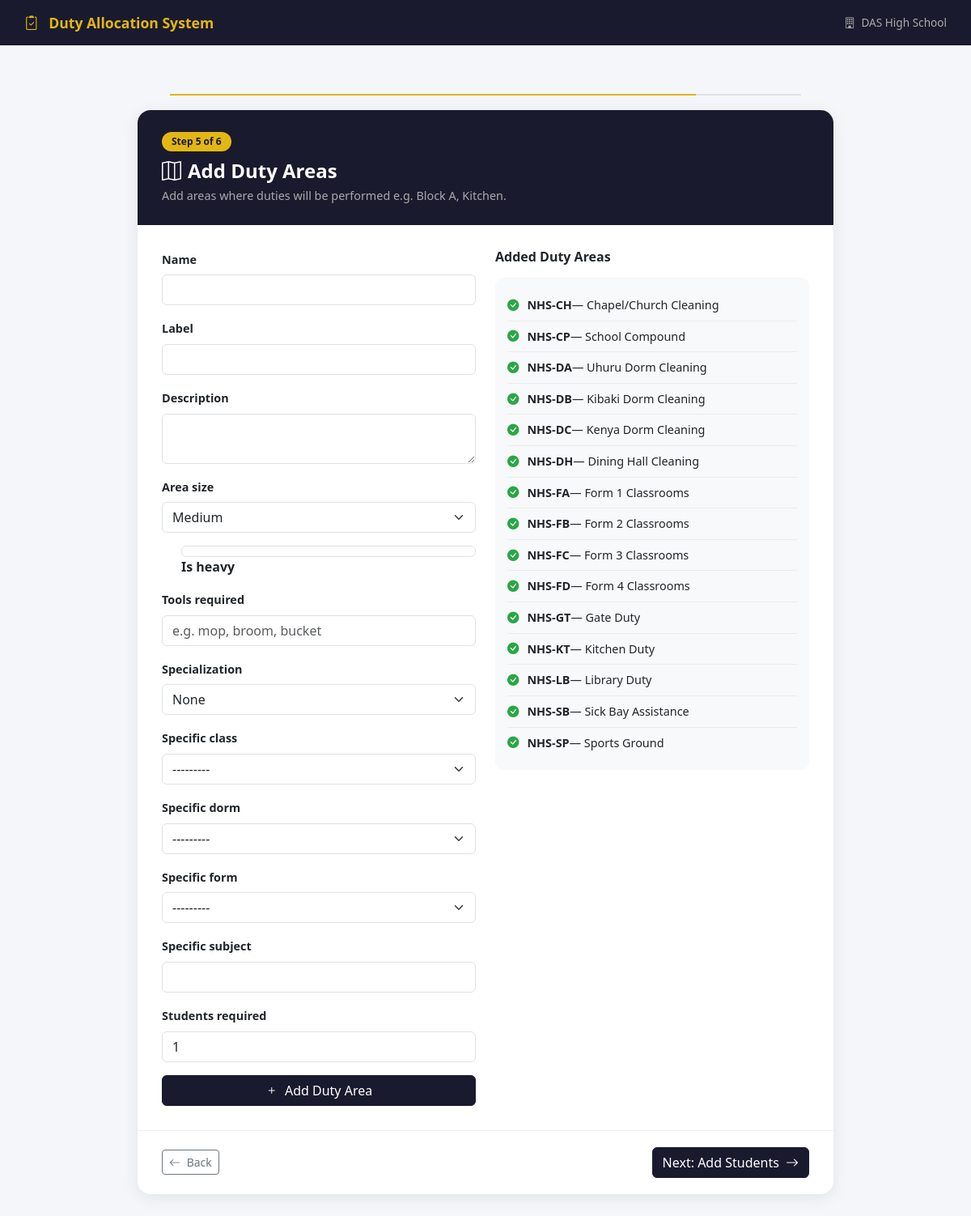
/schools/setup/duty-areas/ (signed in), run on the app's committed database.
### accounts/models.py (models this page shows, shortened)
class User(AbstractUser):
    ROLES = [
        ('superadmin', 'Super Admin'),
        ('admin', 'School Admin'),
        ('prefect', 'Prefect'),
    ]
    role = models.CharField(max_length=20, choices=ROLES, default='prefect')
    school = models.ForeignKey(
        'schools.School',
        on_delete=models.SET_NULL,
        null=True, blank=True,
        related_name='users'
    )

### schools/models.py (models this page shows)
class School(models.Model):
    name        = models.CharField(max_length=200)
    code        = models.CharField(max_length=20, unique=True)
    address     = models.TextField(blank=True)
    logo        = models.ImageField(upload_to='school_logos/', blank=True, null=True)
    motto       = models.CharField(max_length=200, blank=True)
    email = models.EmailField(unique=True, blank=True, default='')
    phone       = models.CharField(max_length=20, blank=True)
    is_active   = models.BooleanField(default=True)
    registered_at = models.DateTimeField(auto_now_add=True)
    def __str__(self):
        return self.name

### duties/models.py (models this page shows, shortened)
class DutyArea(models.Model):
    SIZE_CHOICES = [
        ('small',  'Small'),
        ('medium', 'Medium'),
        ('large',  'Large'),
    ]
    SPECIALIZATION_CHOICES = [
        ('none',     'None'),
        ('class',    'Class Based'),
        ('dorm',     'Dorm Based'),
        ('form',     'Form Based'),
        ('subject',  'Subject Based'),
    ]
    school          = models.ForeignKey(School, on_delete=models.CASCADE, related_name='duty_areas')
    name            = models.CharField(max_length=100)   # e.g. "Block A Corridor"
    label           = models.CharField(max_length=50)    # e.g. "A1", "D3"
    description     = models.TextField(blank=True)
    area_size       = models.CharField(max_length=10, choices=SIZE_CHOICES, default='medium')
    is_heavy        = models.BooleanField(default=False)
    tools_required  = models.TextField(blank=True)       # e.g. "mop, bucket, broom"
    specialization  = models.CharField(max_length=20, choices=SPECIALIZATION_CHOICES, default='none')
    specific_class  = models.ForeignKey(Class, on_delete=models.SET_NULL, null=True, blank=True, related_name='+')
    specific_dorm   = models.ForeignKey(Dorm,  on_delete=models.SET_NULL, null=True, blank=True, related_name='+')
    specific_form   = models.ForeignKey(Form,  on_delete=models.SET_NULL, null=True, blank=True, related_name='+')
    specific_subject = models.CharField(max_length=100, blank=True)
    students_required = models.PositiveIntegerField(default=1)
    is_active = models.BooleanField(default=True)
    class Meta:
        unique_together = ('school', 'label')
        ordering = ['label']

### schools/wizard.py (the view, shortened to what this page needs)
# urls.py: path('setup/duty-areas/',   wizard.wizard_duty_areas, name='wizard_duty_areas'),
@login_required
def wizard_duty_areas(request):
    school = get_school(request)
    wizard = get_or_create_wizard(school)
    form   = DutyAreaForm(school, request.POST or None)
    if 'next' in request.GET:
        if DutyArea.objects.filter(school=school).exists():
            return redirect('wizard_students')
        else:
            messages.error(request, "Add at least one duty area before continuing.")
    existing = DutyArea.objects.filter(school=school)
    return render(request, 'wizard/step_duty_areas.html', {
        'form':     form,
        'existing': existing,
        'wizard':   wizard,
        'step':     5,
    })

### duties/forms.py
class DutyAreaForm(forms.ModelForm):
    class Meta:
        model  = DutyArea
        fields = [
            'name', 'label', 'description',
            'area_size', 'is_heavy', 'tools_required',
            'specialization', 'specific_class',
            'specific_dorm', 'specific_form', 'specific_subject',
            'students_required',
        ]
        widgets = {
            'description':    forms.Textarea(attrs={'rows': 2}),
            'tools_required': forms.TextInput(attrs={'placeholder': 'e.g. mop, broom, bucket'}),
        }
    def __init__(self, school, *args, **kwargs):
        super().__init__(*args, **kwargs)
        self.fields['specific_class'].queryset = Class.objects.filter(school=school)
        self.fields['specific_dorm'].queryset  = Dorm.objects.filter(school=school)
        self.fields['specific_form'].queryset  = Form.objects.filter(school=school)
        add_bootstrap(self)

### duties/forms.py (called while the page is built)
def add_bootstrap(form):
    for field in form.fields.values():
        if hasattr(field.widget, 'attrs'):
            existing = field.widget.attrs.get('class', '')
            if 'form-control' not in existing and 'form-select' not in existing:
                if isinstance(field.widget, (forms.Select, forms.SelectMultiple)):
                    field.widget.attrs['class'] = 'form-select'
                else:
                    field.widget.attrs['class'] = 'form-control'
    return form

### schools/wizard.py (called while the page is built)
def get_or_create_wizard(school):
    wizard, _ = SetupWizard.objects.get_or_create(school=school)
    return wizard

def get_school(request):
    return request.user.school

### students/models.py (called while the page is built)
    def __str__(self):
        return f"{self.school.code} — {self.name}"

    def __str__(self):
        return f"{self.form.name}{self.stream}"  # e.g. Form 1K

    def __str__(self):
        return f"{self.name} ({self.school.code})"

### templates/wizard/step_duty_areas.html (shortened to what this page needs)
{% extends 'wizard/base_wizard.html' %}
{% block wizard_content %}
<div class="wizard-card-header">
  <div class="step-badge">Step 5 of 6</div>
  <h4><i class="bi bi-map me-2"></i>Add Duty Areas</h4>
  <p>Add areas where duties will be performed e.g. Block A, Kitchen.</p>
</div>
<div class="wizard-card-body">
  <div class="row g-4">
    <div class="col-md-6">
      <form method="post">
        {% for field in form %}
        <div class="mb-3">
          {% if field.field.widget.input_type == 'checkbox' %}
            <div class="form-check">
              {{ field }}
              <label class="form-check-label fw-semibold">{{ field.label }}</label>
            </div>
          {% else %}
            <label class="form-label">{{ field.label }}</label>
            {{ field }}
          {% endif %}
        </div>
        {% endfor %}
        <button type="submit" class="btn btn-primary w-100">
          <i class="bi bi-plus me-1"></i> Add Duty Area
        </button>
      </form>
    </div>
    <div class="col-md-6">
      <h6 class="fw-bold mb-3">Added Duty Areas</h6>
      <div class="added-list">
        {% for a in existing %}
        <div class="added-item">
          <i class="bi bi-check-circle-fill"></i>
          <strong>{{ a.label }}</strong> — {{ a.name }}
        </div>
        {% empty %}
        <div class="text-muted small">No duty areas added yet.</div>
        {% endfor %}
      </div>
    </div>
  </div>
</div>
<div class="wizard-footer">
  <a href="{% url 'wizard_dorms' %}" class="btn btn-outline-secondary btn-sm">
    <i class="bi bi-arrow-left me-1"></i> Back
  </a>
  {% if existing %}
  <a href="{% url 'wizard_duty_areas' %}?next=1" class="btn btn-primary">
    Next: Add Students <i class="bi bi-arrow-right ms-1"></i>
  </a>
  {% endif %}
</div>
{% endblock %}

### templates/wizard/base_wizard.html (shortened to what this page needs)
<!DOCTYPE html>
<html lang="en">
<head>
  <link href="https://cdn.jsdelivr.net/npm/bootstrap@5.3.0/dist/css/bootstrap.min.css" rel="stylesheet">
  <link href="https://cdn.jsdelivr.net/npm/bootstrap-icons@1.10.5/font/bootstrap-icons.css" rel="stylesheet">
</head>
<body>
<div class="wizard-header">
  <div class="brand">
    <i class="bi bi-clipboard2-check me-2"></i>
    Duty Allocation System
  </div>
  <div class="school">
    <i class="bi bi-building me-1"></i>
    {{ request.user.school }}
  </div>
</div>
<div class="wizard-container">
  <div class="progress-steps">
    <div class="progress-line" style="width: calc({{ step }} / 6 * (100% - 80px))"></div>
  </div>
  <div class="wizard-card">
    {% block wizard_content %}{% endblock %}
  </div>
</div>
</body>
</html>

### templates/wizard/base_wizard.html (style rules this page uses)
body { background: #f4f6f9; font-family: 'Segoe UI', sans-serif; }
.wizard-header { background: #1a1a2e; color: white; padding: 15px 30px; display: flex; align-items: center; justify-content: space-between; }
.wizard-header .brand { font-size: 1.1rem; font-weight: 700; color: #e2b714; }
.wizard-header .school { font-size: 0.85rem; color: #aaa; }
.wizard-container { max-width: 900px; margin: 40px auto; padding: 0 20px; }
.progress-steps { display: flex; justify-content: space-between; align-items: center; margin-bottom: 40px; position: relative; }
.progress-steps::before { content: ''; position: absolute; top: 20px; left: 40px; right: 40px; height: 2px; background: #dee2e6; z-index: 0; }
.progress-line { position: absolute; top: 20px; left: 40px; height: 2px; background: #e2b714; z-index: 1; transition: width 0.3s ease; }
.wizard-card { background: white; border-radius: 16px; box-shadow: 0 4px 20px rgba(0,0,0,0.08); overflow: hidden; }
.wizard-card-header { background: #1a1a2e; color: white; padding: 25px 30px; }
.wizard-card-header .step-badge { background: #e2b714; color: #1a1a2e; padding: 3px 12px; border-radius: 20px; font-size: 0.75rem; font-weight: 700; margin-bottom: 10px; display: inline-block; }
.wizard-card-header h4 { font-weight: 700; margin-bottom: 5px; }
.wizard-card-header p { color: #aaa; font-size: 0.9rem; margin: 0; }
.wizard-card-body { padding: 30px; }
.form-label { font-weight: 600; font-size: 0.9rem; }
.btn-primary { background: #1a1a2e; border-color: #1a1a2e; }
.added-list { background: #f8f9fa; border-radius: 10px; padding: 15px; }
.added-item { display: flex; align-items: center; padding: 8px 0; border-bottom: 1px solid #e9ecef; font-size: 0.9rem; }
.added-item:last-child { border-bottom: none; }
.added-item i { color: #28a745; margin-right: 10px; }
.wizard-footer { padding: 20px 30px; border-top: 1px solid #f0f0f0; display: flex; justify-content: space-between; align-items: center; }

### data on the page
User: user.school "DAS High School"
DutyArea: label "NHS-CH", name "Chapel/Church Cleaning"
DutyArea: label "NHS-CP", name "School Compound"
DutyArea: label "NHS-DA", name "Uhuru Dorm Cleaning"
DutyArea: label "NHS-DB", name "Kibaki Dorm Cleaning"
DutyArea: label "NHS-DC", name "Kenya Dorm Cleaning"
DutyArea: label "NHS-DH", name "Dining Hall Cleaning"
DutyArea: label "NHS-FA", name "Form 1 Classrooms"
DutyArea: label "NHS-FB", name "Form 2 Classrooms"
DutyArea: label "NHS-FC", name "Form 3 Classrooms"
DutyArea: label "NHS-FD", name "Form 4 Classrooms"
DutyArea: label "NHS-GT", name "Gate Duty"
DutyArea: label "NHS-KT", name "Kitchen Duty"
DutyArea: label "NHS-LB", name "Library Duty"
DutyArea: label "NHS-SB", name "Sick Bay Assistance"
DutyArea: label "NHS-SP", name "Sports Ground"

### other printed values
{{ field.label }} "Name" "Label" "Description" "Area size" "Tools required" "Specialization" "Specific class" "Specific dorm" "Specific form" "Specific subject" "Students required"
{{ field.label }} "Is heavy"
